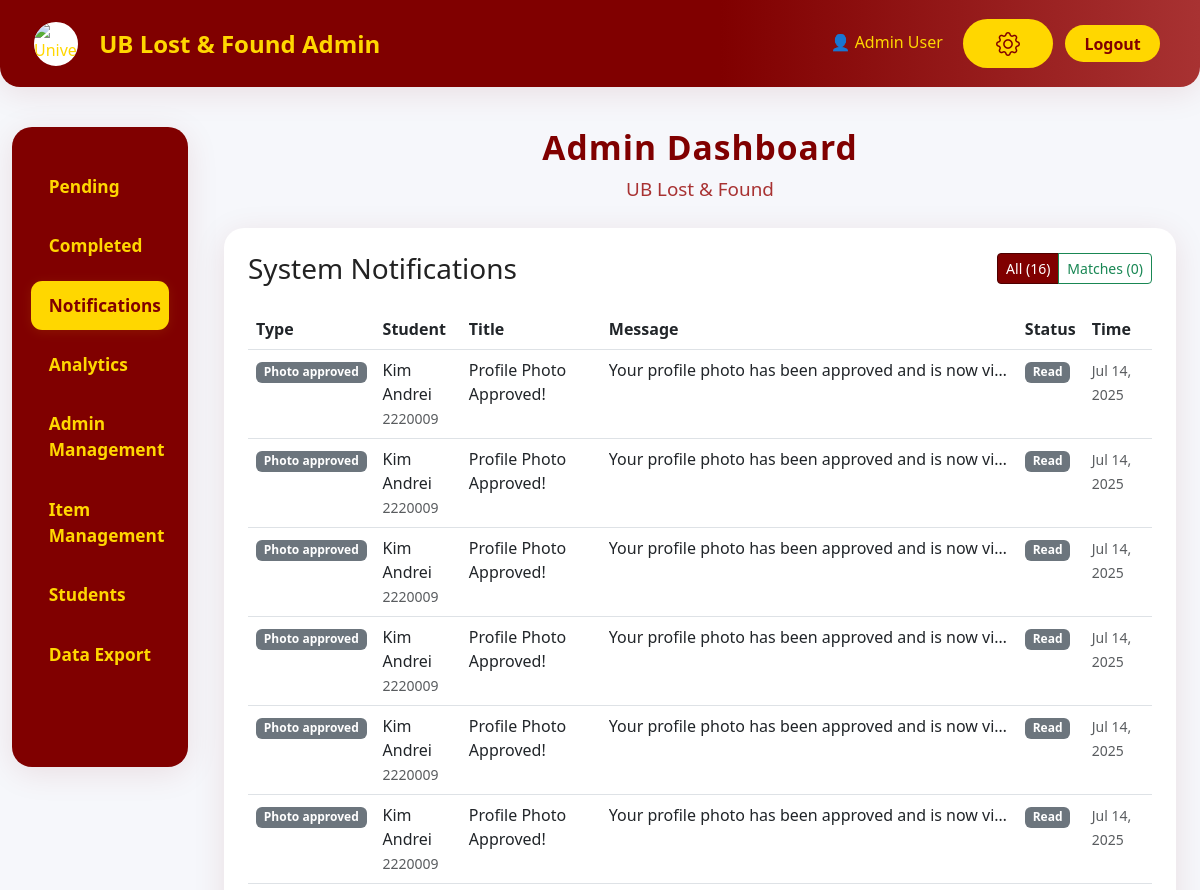
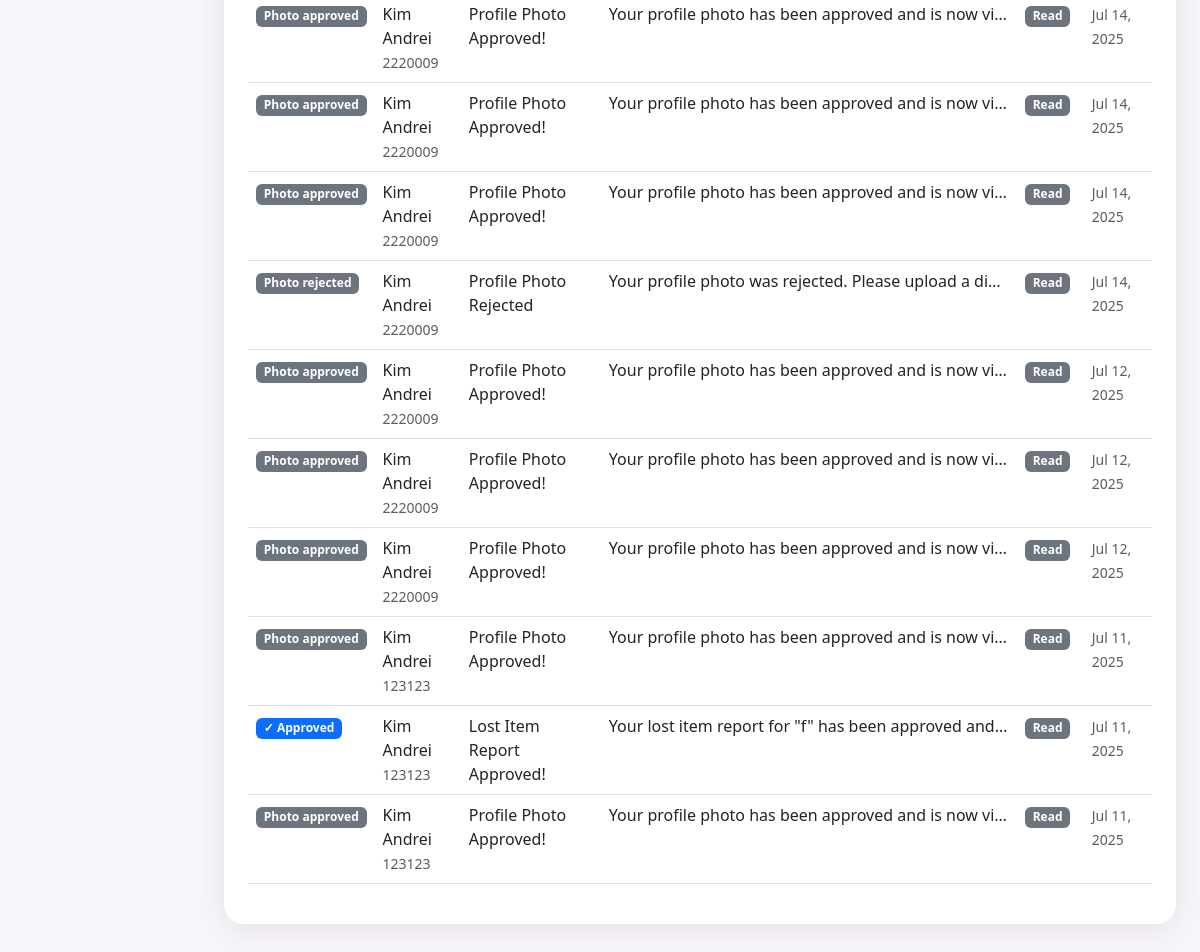
The page /htdocs/public/admin_dashboard.php?section=notifications (signed in) on the database its author committed (2 pictures, top to bottom).
### tables this page shows
CREATE TABLE `notifications` (
  `NotificationID` int NOT NULL AUTO_INCREMENT,
  `StudentNo` varchar(20) NOT NULL,
  `Type` enum('photo_approved','photo_rejected','report_approved','report_rejected','item_matched','admin_message','system_alert') NOT NULL,
  `Title` varchar(100) NOT NULL,
  `Message` text NOT NULL,
  `RelatedID` int DEFAULT NULL,
  `IsRead` tinyint(1) DEFAULT '0',
  `CreatedAt` timestamp NULL DEFAULT CURRENT_TIMESTAMP,
  PRIMARY KEY (`NotificationID`),
  KEY `idx_notifications_student` (`StudentNo`),
  KEY `idx_notifications_type` (`Type`),
  KEY `idx_notifications_read` (`IsRead`),
  KEY `idx_notifications_created` (`CreatedAt`),
  CONSTRAINT `notifications_ibfk_1` FOREIGN KEY (`StudentNo`) REFERENCES `student` (`StudentNo`) ON DELETE CASCADE
);

CREATE TABLE `student` (
  `StudentID` int NOT NULL AUTO_INCREMENT,
  `StudentNo` varchar(20) NOT NULL,
  `PasswordHash` varchar(255) NOT NULL,
  `StudentName` varchar(100) NOT NULL,
  `Email` varchar(100) NOT NULL,
  `PhoneNo` varchar(20) DEFAULT NULL,
  `Course` varchar(100) DEFAULT NULL,
  `YearLevel` varchar(20) DEFAULT NULL,
  `ProfilePhoto` varchar(255) DEFAULT NULL,
  `CreatedAt` timestamp NULL DEFAULT CURRENT_TIMESTAMP,
  `UpdatedAt` timestamp NULL DEFAULT CURRENT_TIMESTAMP ON UPDATE CURRENT_TIMESTAMP,
  `Bio` text,
  `PhotoConfirmed` tinyint(1) DEFAULT '0',
  PRIMARY KEY (`StudentID`),
  UNIQUE KEY `StudentNo` (`StudentNo`),
  UNIQUE KEY `Email` (`Email`),
  KEY `idx_student_studentno` (`StudentNo`),
  KEY `idx_student_email` (`Email`)
);

### htdocs/public/admin_dashboard.php (the view, shortened to what the rows shown need)
<?php
$db = new Database();
$conn = $db->getConnection();
$admin = new Admin();
$stats = ['pendingPhotoApprovals' => 0, 'pendingLostApprovals' => 0, 'pendingFoundApprovals' => 0];
try {
    if ($conn) {
        $stats = $admin->getDashboardStats() ?? $stats;
    }
} catch (Exception $e) {
}
$pendingApprovals = ['lostItems' => [], 'foundItems' => []];
try {
    if ($conn) {
        $pendingApprovals = $admin->getPendingApprovals() ?? $pendingApprovals;
    }
} catch (Exception $e) {
}
$section = $_GET['section'] ?? 'pending';
?>
<!DOCTYPE html>
<html lang="en">
<head>
  <link href="https://cdn.jsdelivr.net/npm/bootstrap@5.3.0/dist/css/bootstrap.min.css" rel="stylesheet">
  <?php
  $ubCssFile = file_exists(__DIR__ . '/../assets/UB.css') ? 'UB.css' : 'ub.css';
  ?>
  <link href="css.php?file=<?php echo urlencode($ubCssFile); ?>" rel="stylesheet">
  <link href="css.php?file=admin_dashboard.css" rel="stylesheet">
  <link href="css.php?file=notifications.css" rel="stylesheet">
  <link href="https://cdn.jsdelivr.net/npm/bootstrap-icons@1.10.5/font/bootstrap-icons.css" rel="stylesheet">
</head>
<body>
<div class="container-fluid">
  <div class="row g-4">
    <div class="col-md-10">
      <div class="admin-header text-center mb-4">
        <h1 class="fw-bold">Admin Dashboard</h1>
      </div>
      <?php if ($section === 'pending'): ?>
        <div class="container mb-5">
          <div class="row g-4 mb-4">
            <div class="col-md-4">
              <div class="admin-card p-4 admin-stat">
                <h5 class="mb-1">Pending Profile Photos</h5>
                <div class="display-6 fw-bold"><?php echo $stats['pendingPhotoApprovals'] ?? 0; ?></div>
              </div>
            </div>
            <div class="col-md-4">
              <div class="admin-card p-4 admin-stat">
                <h5 class="mb-1">Pending Lost Reports</h5>
                <div class="display-6 fw-bold"><?php echo $stats['pendingLostApprovals'] ?? 0; ?></div>
              </div>
            </div>
            <div class="col-md-4">
              <div class="admin-card p-4 admin-stat">
                <h5 class="mb-1">Pending Found Reports</h5>
                <div class="display-6 fw-bold"><?php echo $stats['pendingFoundApprovals'] ?? 0; ?></div>
              </div>
            </div>
          </div>
          <div class="completed-section-cards">
            <div class="admin-card pending-section p-3 mb-4">
              <h5 class="mb-3">Profile Photo Confirmations</h5>
              <table class="table admin-table pending-table table-sm align-middle">
                <thead><tr><th>Name</th><th>Email</th><th>Photo</th><th>Submitted</th><th>Action</th></tr></thead>
                <tbody>
                <?php foreach ($admin->getPendingPhotoSubmissions() as $row): ?>
                  <tr>
                    <td><?php echo htmlspecialchars($row['StudentName'] ?? ''); ?></td>
                    <td><?php echo htmlspecialchars($row['Email'] ?? ''); ?></td>
                    <td><?php if (!empty($row['PhotoURL'])): ?><img src="../<?php echo encodeImageUrl($row['PhotoURL']); ?>" alt="Photo" style="width:40px;height:40px;border-radius:50%;object-fit:cover;border:2px solid #800000;" onerror="<?php echo getImageErrorHandler(); ?>"><?php else: ?><i class="bi bi-person-circle" style="font-size:2rem;color:#FFD700;"></i><?php endif; ?></td>
                    <td><?php echo htmlspecialchars($row['SubmittedAt'] ?? ''); ?></td>
                    <td class="d-flex gap-2">
                      <form method="POST" action="admin_action.php">
                        <input type="hidden" name="type" value="photo">
                        <input type="hidden" name="action" value="approve">
                        <input type="hidden" name="id" value="<?php echo htmlspecialchars($row['PhotoID']); ?>">
                        <button class="btn btn-success btn-sm btn-admin-approve" type="submit"><i class="bi bi-check-circle"></i> Approve</button>
                      </form>
                      <form method="POST" action="admin_action.php">
                        <input type="hidden" name="type" value="photo">
                        <input type="hidden" name="action" value="reject">
                        <input type="hidden" name="id" value="<?php echo htmlspecialchars($row['PhotoID']); ?>">
                        <button class="btn btn-danger btn-sm btn-admin-reject" type="submit"><i class="bi bi-x-circle"></i> Reject</button>
                      </form>
                    </td>
                  </tr>
                <?php endforeach; ?>
                <?php if (count($admin->getPendingPhotoSubmissions()) === 0): ?>
                  <tr><td colspan="5" class="text-center text-muted">No pending profile photo submissions.</td></tr>
                <?php endif; ?>
                </tbody>
              </table>
            </div>
            <div class="admin-card pending-section p-3 mb-4">
              <h5 class="mb-3">Lost Item Reports</h5>
              <table class="table admin-table pending-table table-sm">
                <thead><tr><th>Item</th><th>Description</th><th>Photo</th><th>Student No</th><th>Action</th></tr></thead>
                <tbody>
                <?php foreach ($pendingApprovals['lostItems'] as $row): ?>
                  <tr>
                    <td><?php echo htmlspecialchars($row['ItemName'] ?? ''); ?></td>
                    <td><?php echo htmlspecialchars($row['Description'] ?? ''); ?></td>
                    <td><?php if (!empty($row['PhotoURL'])): ?><img src="../<?php echo encodeImageUrl($row['PhotoURL']); ?>" alt="Photo" style="width:40px;height:40px;object-fit:cover;" onerror="<?php echo getImageErrorHandler(); ?>"><?php endif; ?></td>
                    <td><?php echo htmlspecialchars($row['StudentNo'] ?? ''); ?></td>
                    <td>
                      <form method="POST" action="admin_action.php" style="display:inline">
                        <input type="hidden" name="type" value="lost">
                        <input type="hidden" name="action" value="approve">
                        <input type="hidden" name="id" value="<?php echo htmlspecialchars($row['ReportID'] ?? ''); ?>">
                        <button class="btn btn-admin-approve btn-sm" type="submit">Approve</button>
                      </form>
                      <form method="POST" action="admin_action.php" style="display:inline">
                        <input type="hidden" name="type" value="lost">
                        <input type="hidden" name="action" value="reject">
                        <input type="hidden" name="id" value="<?php echo htmlspecialchars($row['ReportID'] ?? ''); ?>">
                        <button class="btn btn-admin-reject btn-sm" type="submit">Reject</button>
                      </form>
                    </td>
                  </tr>
                <?php endforeach; ?>
                </tbody>
              </table>
            </div>
            <div class="admin-card pending-section p-3">
              <h5 class="mb-3">Found Item Reports</h5>
              <table class="table admin-table pending-table table-sm">
                <thead><tr><th>Item</th><th>Description</th><th>Photo</th><th>Action</th></tr></thead>
                <tbody>
                <?php foreach ($pendingApprovals['foundItems'] as $row): ?>
                  <tr>
                    <td><?php echo htmlspecialchars($row['ItemName'] ?? ''); ?></td>
                    <td><?php echo htmlspecialchars($row['Description'] ?? ''); ?></td>
                    <td><?php if (!empty($row['PhotoURL'])): ?><img src="../<?php echo encodeImageUrl($row['PhotoURL']); ?>" alt="Photo" style="width:40px;height:40px;object-fit:cover;" onerror="<?php echo getImageErrorHandler(); ?>"><?php endif; ?></td>
                    <td>
                      <form method="POST" action="admin_action.php" style="display:inline">
                        <input type="hidden" name="type" value="found">
                        <input type="hidden" name="action" value="approve">
                        <input type="hidden" name="id" value="<?php echo htmlspecialchars($row['ItemID'] ?? ''); ?>">
                        <button class="btn btn-admin-approve btn-sm" type="submit">Approve</button>
                      </form>
                      <form method="POST" action="admin_action.php" style="display:inline">
                        <input type="hidden" name="type" value="found">
                        <input type="hidden" name="action" value="reject">
                        <input type="hidden" name="id" value="<?php echo htmlspecialchars($row['ItemID'] ?? ''); ?>">
                        <button class="btn btn-admin-reject btn-sm" type="submit">Reject</button>
                      </form>
                    </td>
                  </tr>
                <?php endforeach; ?>
                </tbody>
              </table>
            </div>
          </div>
        </div>
      <?php elseif ($section === 'notifications'): ?>
        <?php
        $filterType = $_GET['type'] ?? 'all';
        $notifications = [];
        if ($conn) {
          try {
            if ($filterType === 'matches') {
              $stmt = $conn->prepare('
                SELECT n.*, s.StudentName, s.Email
                FROM notifications n
                JOIN student s ON n.StudentNo = s.StudentNo
                WHERE n.Type = "item_matched"
                ORDER BY n.CreatedAt DESC
                LIMIT 100
              ');
              $stmt->execute();
              $notifications = $stmt->fetchAll(PDO::FETCH_ASSOC);
              $matchCount = count($notifications);
            } else {
              $stmt = $conn->prepare('
                SELECT n.*, s.StudentName, s.Email
                FROM notifications n
                JOIN student s ON n.StudentNo = s.StudentNo
                ORDER BY n.CreatedAt DESC
                LIMIT 200
              ');
              $stmt->execute();
              $notifications = $stmt->fetchAll(PDO::FETCH_ASSOC);
            }
          } catch (Exception $e) {
            $notifications = [];
          }
        }
        ?>
        <div class="container mb-5">
          <div class="admin-card p-4">
            <?php if (empty($notifications)): ?>
              <div class="text-center py-5">
                <i class="bi bi-bell-slash" style="font-size: 3rem; color: #ccc;"></i>
                <p class="text-muted mt-3">No notifications found.</p>
              </div>
            <?php else: ?>
              <div class="table-responsive">
                <table class="table table-hover">
                  <thead>
                    <tr>
                      <th>Type</th>
                      <th>Student</th>
                      <th>Title</th>
                      <th>Message</th>
                      <th>Status</th>
                      <th>Time</th>
                    </tr>
                  </thead>
                  <tbody>
                    <?php foreach ($notifications as $notif): ?>
                      <tr class="<?php echo $notif['IsRead'] == 0 ? 'table-warning' : ''; ?>">
                        <td>
                          <span class="badge bg-<?php
                            echo $notif['Type'] === 'item_matched' ? 'success' :
                                ($notif['Type'] === 'report_approved' ? 'primary' :
                                ($notif['Type'] === 'report_rejected' ? 'danger' : 'secondary'));
                          ?>">
                            <?php
                              echo $notif['Type'] === 'item_matched' ? '🎯 Match' :
                                  ($notif['Type'] === 'report_approved' ? '✓ Approved' :
                                  ($notif['Type'] === 'report_rejected' ? '✗ Rejected' :
                                  ucfirst(str_replace('_', ' ', $notif['Type']))));
                            ?>
                          </span>
                        </td>
                        <td>
                          <div><?php echo htmlspecialchars($notif['StudentName'] ?? 'Unknown'); ?></div>
                          <small class="text-muted"><?php echo htmlspecialchars($notif['StudentNo'] ?? ''); ?></small>
                        </td>
                        <td><?php echo htmlspecialchars($notif['Title']); ?></td>
                        <td>
                          <div style="max-width: 400px; overflow: hidden; text-overflow: ellipsis; white-space: nowrap;">
                            <?php echo htmlspecialchars($notif['Message']); ?>
                          </div>
                        </td>
                        <td>
                          <?php if ($notif['IsRead'] == 0): ?>
                            <span class="badge bg-warning">Unread</span>
                          <?php else: ?>
                            <span class="badge bg-secondary">Read</span>
                          <?php endif; ?>
                        </td>
                        <td>
                          <small class="text-muted">
                            <?php
                              $time = strtotime($notif['CreatedAt']);
                              $now = time();
                              $diff = $now - $time;
                              if ($diff < 3600) {
                                echo floor($diff / 60) . 'm ago';
                              } elseif ($diff < 86400) {
                                echo floor($diff / 3600) . 'h ago';
                              } else {
                                echo date('M j, Y', $time);
                              }
                            ?>
                          </small>
                        </td>
                      </tr>
                    <?php endforeach; ?>
                  </tbody>
                </table>
              </div>
            <?php endif; ?>
          </div>
        </div>
      <?php endif; ?>
    </div>
  </div>
</div>
</body>
</html>

### rows shown on the page
notifications: Type "Photo approved", student.StudentName "Kim Andrei", StudentNo "2220009", Title "Profile Photo Approved!", Message "Your profile photo has been approved and is now vi…", IsRead "Read", CreatedAt "Jul 14, 2025"
notifications: Type "Photo approved", student.StudentName "Kim Andrei", StudentNo "2220009", Title "Profile Photo Approved!", Message "Your profile photo has been approved and is now vi…", IsRead "Read", CreatedAt "Jul 14, 2025"
notifications: Type "Photo approved", student.StudentName "Kim Andrei", StudentNo "2220009", Title "Profile Photo Approved!", Message "Your profile photo has been approved and is now vi…", IsRead "Read", CreatedAt "Jul 14, 2025"
notifications: Type "Photo approved", student.StudentName "Kim Andrei", StudentNo "2220009", Title "Profile Photo Approved!", Message "Your profile photo has been approved and is now vi…", IsRead "Read", CreatedAt "Jul 14, 2025"
notifications: Type "Photo approved", student.StudentName "Kim Andrei", StudentNo "2220009", Title "Profile Photo Approved!", Message "Your profile photo has been approved and is now vi…", IsRead "Read", CreatedAt "Jul 14, 2025"
notifications: Type "Photo approved", student.StudentName "Kim Andrei", StudentNo "2220009", Title "Profile Photo Approved!", Message "Your profile photo has been approved and is now vi…", IsRead "Read", CreatedAt "Jul 14, 2025"
notifications: Type "Photo approved", student.StudentName "Kim Andrei", StudentNo "2220009", Title "Profile Photo Approved!", Message "Your profile photo has been approved and is now vi…", IsRead "Read", CreatedAt "Jul 14, 2025"
notifications: Type "Photo approved", student.StudentName "Kim Andrei", StudentNo "2220009", Title "Profile Photo Approved!", Message "Your profile photo has been approved and is now vi…", IsRead "Read", CreatedAt "Jul 14, 2025"
notifications: Type "Photo approved", student.StudentName "Kim Andrei", StudentNo "2220009", Title "Profile Photo Approved!", Message "Your profile photo has been approved and is now vi…", IsRead "Read", CreatedAt "Jul 14, 2025"
notifications: Type "Photo rejected", student.StudentName "Kim Andrei", StudentNo "2220009", Title "Profile Photo Rejected", Message "Your profile photo was rejected. Please upload a dif…", IsRead "Read", CreatedAt "Jul 14, 2025"
notifications: Type "Photo approved", student.StudentName "Kim Andrei", StudentNo "2220009", Title "Profile Photo Approved!", Message "Your profile photo has been approved and is now vi…", IsRead "Read", CreatedAt "Jul 12, 2025"
notifications: Type "Photo approved", student.StudentName "Kim Andrei", StudentNo "2220009", Title "Profile Photo Approved!", Message "Your profile photo has been approved and is now vi…", IsRead "Read", CreatedAt "Jul 12, 2025"
notifications: Type "Photo approved", student.StudentName "Kim Andrei", StudentNo "2220009", Title "Profile Photo Approved!", Message "Your profile photo has been approved and is now vi…", IsRead "Read", CreatedAt "Jul 12, 2025"
notifications: Type "Photo approved", student.StudentName "Kim Andrei", StudentNo "123123", Title "Profile Photo Approved!", Message "Your profile photo has been approved and is now vi…", IsRead "Read", CreatedAt "Jul 11, 2025"
notifications: Type "✓ Approved", student.StudentName "Kim Andrei", StudentNo "123123", Title "Lost Item Report Approved!", Message "Your lost item report for \"f\" has been approved and…", IsRead "Read", CreatedAt "Jul 11, 2025"
notifications: Type "Photo approved", student.StudentName "Kim Andrei", StudentNo "123123", Title "Profile Photo Approved!", Message "Your profile photo has been approved and is now vi…", IsRead "Read", CreatedAt "Jul 11, 2025"

### other values the page prints
$_SESSION['admin']['AdminName'] "Admin User"
$totalCount "16"
$matchCount "0"
